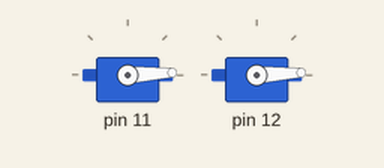
Recording of a sketch running on a simulated Arduino Uno, built with avr-gcc and run on an emulated ATmega328P. Shown: 2 × servo.

Above: at 0.05 s.
At 2.55 s:
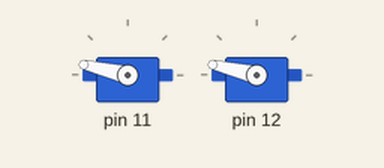
At 5.45 s:
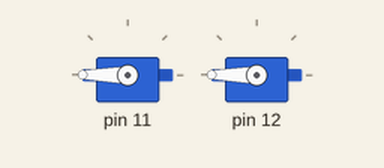
At 10.9 s:
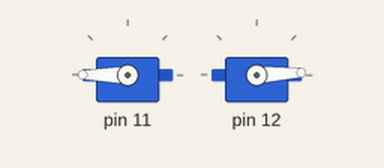
Timing chart, 0 to 14.2 s (numbered marks = the images above):
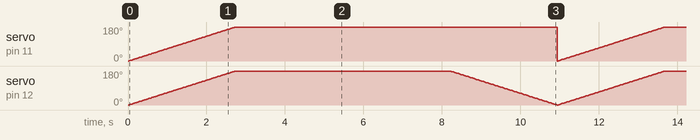

Measured:
- by itself, servo on pin 11: ramps from 0° to 180° and jumps back, once every 10.9 s

The sketch:

MotorsOut.ino
```cpp
#include <Servo.h>


// makes servo object (check if servo object is itrable  or not)


    Servo myservo[2];


int pos = 0;    // variable to store the servo position

void setup() {


// attach servo pins ( check if iterable or not)


      myservo[0].attach(11);

      myservo[1].attach(12);


}

void loop() {

  // sweep looping (check if servo pin is iterables)

  for (pos = 0; pos <= 360; pos += 1) { // goes from 0 degrees to 180 degrees


      myservo[0].write(pos);

      myservo[1].write(pos);

      delay(15);


  }

  for (pos = 360; pos >= 0; pos -= 1) { // goes from 180 degrees to 0 degrees


      myservo[1].write(pos);

      myservo[2].write(pos);

      delay(15);

  }

}
```
